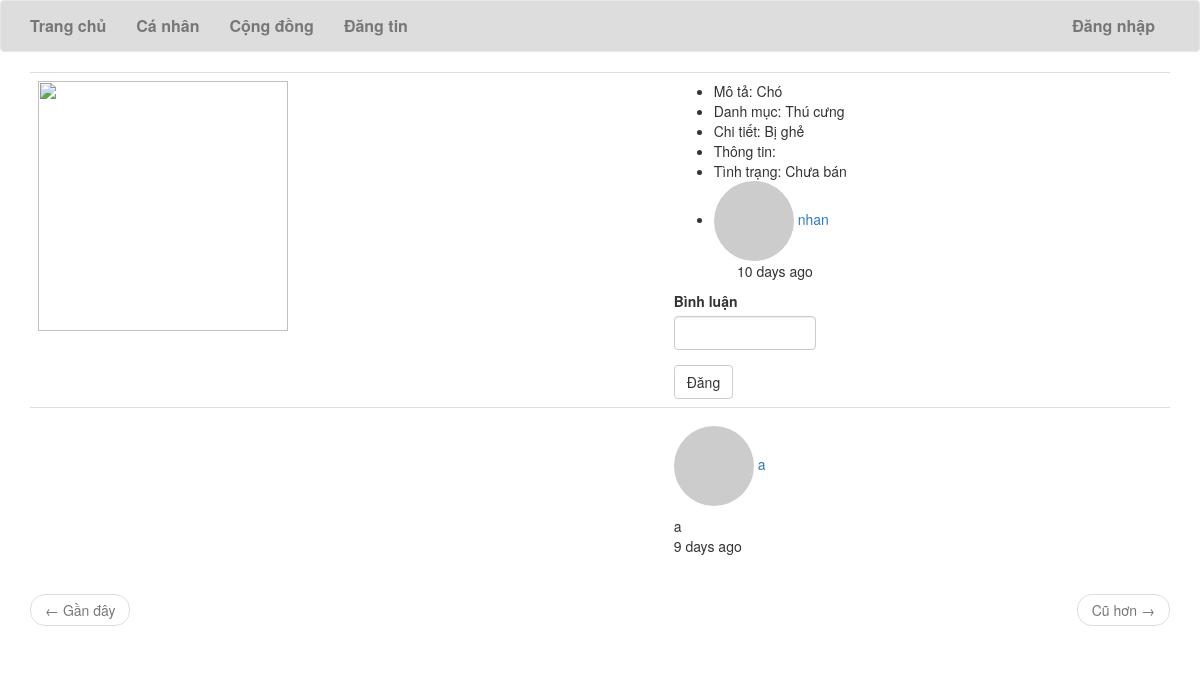
Page /post_detail/1 on the committed database.
### website/models.py (models this page shows, shortened)
class Post(db.Model):
    id = db.Column(db.Integer, primary_key=True)
    title = db.Column(db.String(140))
    image_url = db.Column(db.String(140))
    category = db.Column(db.String(50))
    infor = db.Column(db.String(500))
    detail = db.Column(db.String(500))
    status = db.Column(db.Integer, default=0)
    timestamp = db.Column(db.DateTime, index=True, default=datetime.utcnow())
    user_id = db.Column(db.Integer, db.ForeignKey('user.id'))
    comments = db.relationship('Comment', backref='post', lazy="dynamic")

class User(UserMixin, db.Model):
    id = db.Column(db.Integer, primary_key=True)
    email = db.Column(db.String(32), index=True, unique=True)
    username = db.Column(db.String(32), index=True)
    password_hash = db.Column(db.String(128))
    about_me = db.Column(db.String(140))
    join_date = db.Column(db.DateTime, default=datetime.utcnow())
    last_seen = db.Column(db.DateTime, default=datetime.utcnow())
    posts = db.relationship('Post', backref="author", lazy="dynamic")
    followed = db.relationship(
        'User',
        secondary=followers,
        primaryjoin=(followers.c.follower_id == id),
        secondaryjoin=(followers.c.followed_id == id),
        backref=db.backref("followers", lazy="dynamic"),
        lazy="dynamic"
    )
    comments = db.relationship('Comment', backref='author', lazy="dynamic")
    def avatar(self, size):
        digest = md5(self.email.lower().encode('utf-8')).hexdigest()
        return 'https://www.gravatar.com/avatar/%s?d=identicon&s=%d'\
            % (digest, size)

class Comment(db.Model):
    id = db.Column(db.Integer, primary_key=True)
    comment = db.Column(db.String(140))
    timestamp = db.Column(db.DateTime, index=True, default=datetime.utcnow())
    post_id = db.Column(db.Integer, db.ForeignKey('post.id'))
    user_id = db.Column(db.Integer, db.ForeignKey('user.id'))

### website/main/routes.py (the view, shortened to what this page needs)
@bp.route('/post_detail/<post_id>', methods=["GET", "POST"])
def post_detail(post_id):
    form = CommentForm()
    post = Post.query.filter_by(id=post_id).first_or_404()
    page = request.args.get('page', 1, type=int)
    comments = post.comments.order_by(Comment.timestamp.desc()).paginate(
        page=page, per_page=current_app.config["POSTS_PER_PAGE"]
    )
    next_url = url_for('main.post_detail', post_id=post_id, page=comments.next_num) \
        if comments.has_next else None
    prev_url = url_for('main.post_detail', post_id=post_id, page=comments.prev_num) \
        if comments.has_prev else None
    return render_template('main/post_detail.html', title="Post detail", post=post, \
        form=form, comments = comments, next_url=next_url, prev_url=prev_url)

### website/main/form.py
class CommentForm(FlaskForm):
    comment = StringField(label="Bình luận", validators=[Length(min=1, max=140)])
    submit = SubmitField(label="Đăng")

### website/main/routes.py (called while the page is built)
@bp.before_request
def before_request():
    if current_user.is_authenticated:
        current_user.last_seen = datetime.utcnow()
        db.session.commit()

### website/templates/main/post_detail.html (shortened to what this page needs)
{% extends "base.html" %}
{% import 'bootstrap/wtf.html' as wtf %}
{% block web_content %}
<table class="table table-hover">
    <tr>
        <td>
            <img style="width: 250px; height: 250px" src="{{ post.image_url }}" onerror="this.src='https://csp-clients.s3.amazonaws.com/easttexasspa/wp-content/uploads/2021/06/no-image-icon-23485.png'">
        </td>
        <td>
            <ul>
                {% if post.title %}
                    <li>Mô tả: {{ post.title }}</li>
                {% endif %}
                {% if post.category %}
                    <li>Danh mục: {{ post.category }}</li>
                {% endif %}
                {% if post.detail %}
                    <li>Chi tiết: {{ post.detail }}</li>
                {% endif %}
                {% if post.infor %}
                    <li>Thông tin: {{ post.price }}</li>
                {% endif %}
                {% if post.status == 1 %}
                    <li>Tình trạng: Đã bán</li>
                {% else %}
                    <li>Tình trạng: Chưa bán</li>
                    {% endif %}
                <li>
                    <a href="{{ url_for('main.user', id=post.author.id) }}">
                        <img style="border-radius: 50%;" src="{{ post.author.avatar(20) }}" alt="Avatar" />
                    </a>
                    <a href="{{ url_for('main.user', id=post.author.id) }}">
                        {{ post.author.username }}
                    </a><br>&nbsp;&nbsp;&nbsp;&nbsp;&nbsp;
                    {{ moment(post.timestamp).fromNow() }}
                </li>
            </ul>
            <div class="row">
                <div class="col-md-4">
                    {{ wtf.quick_form(form) }}
                </div>
            </div>
        </td>
    </tr>
    <tr>
        <td></td>
        <td>
            {% for comment in comments %}
                <p>{% include "main/_comment.html" %}</p>
            {% endfor %}
        </td>
    </tr>
</table>
<nav aria-label="...">
    <ul class="pager">
        <li class="previous{% if not prev_url %} disabled{% endif %}">
            <a href="{{ prev_url or '#' }}">
                <span aria-hidden="true">←</span> Gần đây
            </a>
        </li>
        <li class="next{% if not next_url %} disabled{% endif %}">
            <a href="{{ next_url or '#' }}">
                Cũ hơn <span aria-hidden="true">→</span>
            </a>
        </li>
    </ul>
</nav>
{% endblock %}

### website/templates/main/_comment.html
<p><a href="{{ url_for('main.user', id=comment.author.id) }}"><img style="border-radius: 50%;" src="{{ post.author.avatar(20) }}" alt="Avatar" /> {{ comment.author.username }}</a></p>
<p>{{ comment.comment }}<br>{{ moment(comment.timestamp).fromNow() }}</p>

### rows in the picture
Post: title "Chó", category "Thú cưng", detail "Bị ghẻ", timestamp "10 days ago"
User: author.username "nhan"
Comment: author.username "a", comment "a", timestamp "9 days ago"
